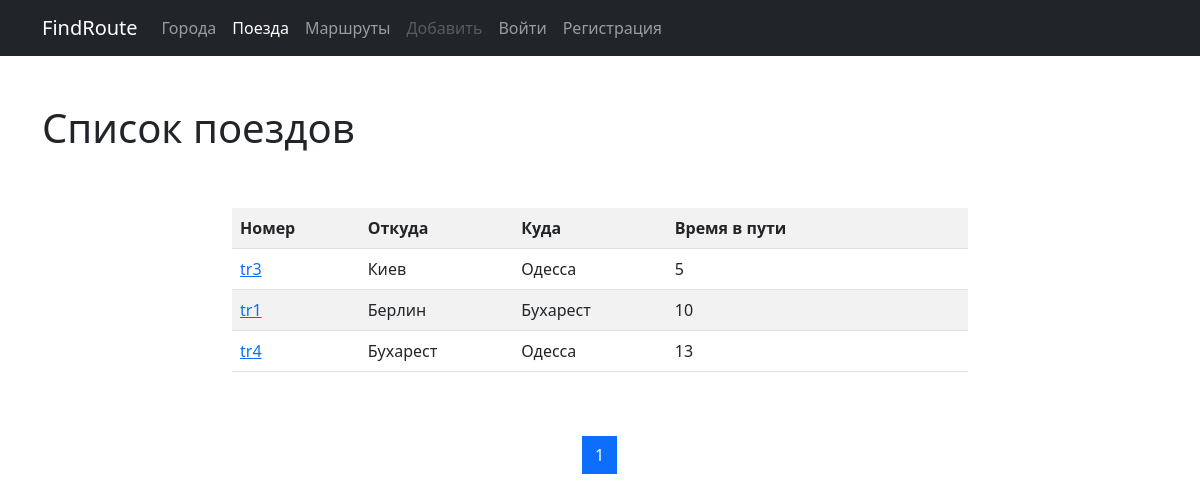
The app's page /trains/, older data.
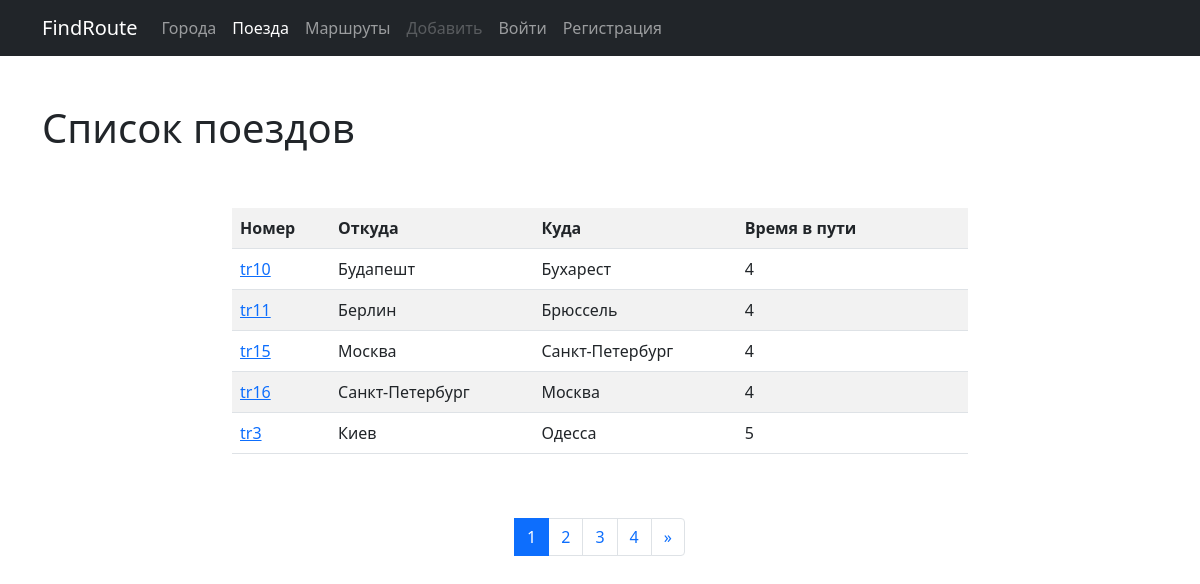
The same page, newer data.
### trains/models.py (models this page shows, shortened)
class Train(models.Model):
    name = models.CharField(max_length=50, unique=True,
                            verbose_name='Название поезда')
    travel_time = models.PositiveSmallIntegerField(verbose_name='Время в пути')
    from_city = models.ForeignKey(City, on_delete=models.CASCADE,
                                  related_name='from_city_set',
                                  verbose_name='Город отправления')
    to_city = models.ForeignKey('cities.City', on_delete=models.CASCADE,
                                related_name='to_city_set',
                                verbose_name='Город прибытия')
    class Meta:
        verbose_name = 'Поезд'
        verbose_name_plural = 'Поезда'
        ordering = ['travel_time']

### cities/models.py (models this page shows, shortened)
class City(models.Model):
    name = models.CharField(max_length=100, unique=True, verbose_name='Название города')
    def __str__(self):
        return self.name
    class Meta:
        verbose_name = 'Город'
        verbose_name_plural = 'Города'
        ordering = ['name']

### trains/views.py (the view)
# urls.py: path('', TrainListView.as_view(), name='home'),
class TrainListView(ListView):
    paginate_by = 5
    model = Train
    template_name = 'trains/home.html'

### trains/templates/trains/home.html (shortened to what this page needs)
{% extends 'base.html' %}
{% block content %}
    <h1>Список поездов</h1>
    <div class="row">
        <div class="col-md-8 mx-auto my-5">
            <table class="table table-striped">
                <tr>
                    <th>Номер</th>
                    <th>Откуда</th>
                    <th>Куда</th>
                    <th>Время в пути</th>
                    <th></th>
                    <th></th>
                </tr>
                {% for object in page_obj %}
                    <tr>
                        <td><a href="{% url 'trains:detail' pk=object.pk %}">{{ object.name }}</a></td>
                        <td>{{ object.from_city }}</td>
                        <td>{{ object.to_city }}</td>
                        <td>{{ object.travel_time }}</td>
                        {% if user.is_authenticated %}
                            <td>
                                <a href="{% url 'trains:update' pk=object.pk %}">
                                    <button type="submit" class="btn btn-dark">Редактировать</button>
                                </a>
                            </td>
                            <td>
                                <a href="{% url 'trains:delete' pk=object.pk %}">
                                    <button type="submit" class="btn btn-danger">Удалить</button>
                                </a>
                            </td>
                        {% else %}
                            <td>&nbsp;</td>
                            <td>&nbsp;</td>
                        {% endif %}
                    </tr>
                {% endfor %}
            </table>
        </div>
    </div>
    <nav aria-label="Page navigation example">
        <ul class="pagination justify-content-center">
            {% for page in page_obj.paginator.page_range %}
                <li class="page-item {% if page == page_obj.number %} active {% endif %}">
                    <a class="page-link" href="?page={{ page }}">{{ page }}
                    </a>
                </li>
            {% endfor %}
            {% if page_obj.has_next %}
                <li class="page-item">
                    <a class="page-link" href="?page={{ page_obj.paginator.num_pages }}">
                        <span aria-hidden="true">&raquo;</span>
                    </a>
                </li>
            {% endif %}
        </ul>
    </nav>
{% endblock %}

Row changes from the older to the newer data that the page shows:
no longer on this page (row unchanged): Train: name "tr1", from_city "Берлин", to_city "Бухарест", travel_time "10"
no longer on this page (row unchanged): Train: name "tr4", from_city "Бухарест", to_city "Одесса", travel_time "13"
added Train: name "tr10", from_city "Будапешт", to_city "Бухарест", travel_time "4"
added Train: name "tr11", from_city "Берлин", to_city "Брюссель", travel_time "4"
added Train: name "tr15", from_city "Москва", to_city "Санкт-Петербург", travel_time "4"
added Train: name "tr16", from_city "Санкт-Петербург", to_city "Москва", travel_time "4"
Text that changed along with them:
new list line: "2"
new list line: "3"
new list line: "4"
